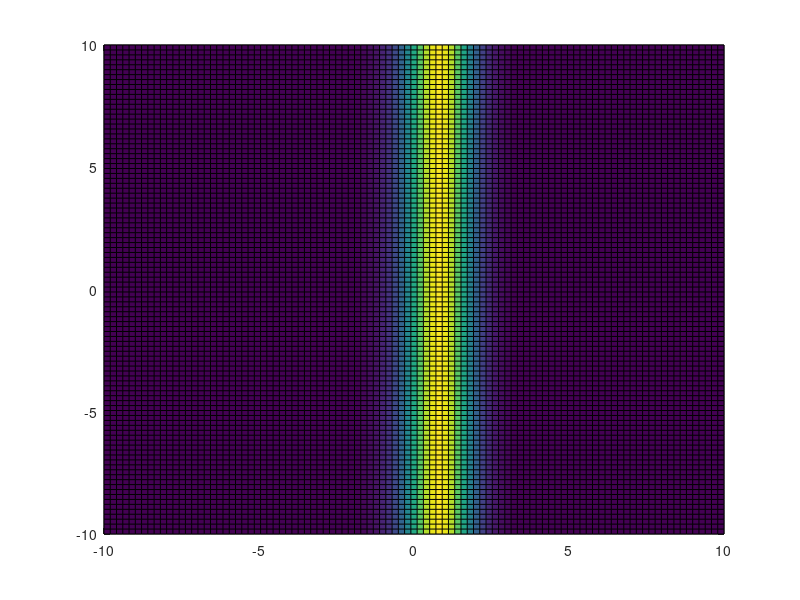

Write MATLAB code to recreate this figure.
%{
@author G. Mizael Mtz. Hdz.
@description Graphics
@version 1.0.0
@date 2017-10-08
%}
date
name='G. Mizael Mtz. Hdz.'
string='Exercise 2.1:';
fprintf('%s\n',string);
x=linspace(sin(2+1), sin(4+1)); %2.1 x data
x=abs(x);                       %2.1 abs(x)
y=sin(x);                       %2.1 y data
plot(x,y);                      %2.1 Graphic
input('Press Any Key to Continue');

string='Exercise 2.2:';
fprintf('%s\n',string);
x=linspace(-pi,pi);                             %2.2 x data
fx=sin(2*x);                                    %2.2 y data
plot(x,fx,'color','red');                       %2.2 Graphic
hold on;                                        %2.2 hold on
x_der=linspace(-pi,pi);                         %2.2 x data (derivative)
fx_der=cos(2*x)*2;                              %2.2 y data (derivative)
plot(x_der,fx_der,'color','blue');              %2.2 Graphic
title('Gráfica de una función y su derivada');  %2.2 title
legend('sin(2x)','2cos(2x)');                   %2.2 legend
hold off;                                       %2.2 hold off
input('Press Any Key to Continue');

string='Exercise 2.3:';
fprintf('%s\n',string);
polar(67,1,'')
input('Press Any Key to Continue');

string='Exercise 2.4:';
fprintf('%s\n',string);
x=linspace(-10,10);                 %2.4 x data
a=2;
b=3;
c=4;
fx=a*(x.^2)+ b*x + c;               %2.4 y data
subplot(2,2,1)                      
plot(x,fx);                         %2.4 1. plot
a=2;
b=2;
c=4;
fx=a*(x.^2)+ b*x + c;
subplot(2,2,2)
plot(x,fx);                         %2.4 2. plot
a=2;
b=0;
c=4;
fx=a*(x.^2)+ b*x + c;
subplot(2,2,3)
plot(x,fx);                         %2.4 3. plot
a=2;
b=-2;
c=4;
fx=a*(x.^2)+ b*x + c;
subplot(2,2,4)
plot(x,fx);                         %2.4 4. plot
input('Press Any Key to Continue');

string='Exercise 2.5:';
fprintf('%s\n',string);
teta=linspace(0,2*pi,1000);
r=1+2*sin(6*teta);
subplot(1,1,1)
polar(teta,r);
input('Press Any Key to Continue');

string='Exercise 2.6:';
fprintf('%s\n',string);
b=1;
p=raylrnd(1,30000,1);
xx=0:01:4;
yy=hist(p,xx);
yy=yy/(30000*0.1)
bar(xx,yy);
y=raylpdf(xx,1);
line(xx,y);
input('Press Any Key to Continue');

string='Exercise 2.7:';
fprintf('%s\n',string);
x=linspace(0,2*pi);                                                                      %2.7 x data
fx=((x).*(x-pi)).*(x-2*pi);                                                              %2.7 origin function
plot(x,fx,'color','blue');
hold on
aprox=(12*sin(x)) + (3*sin(2*x))/2 + (4*sin(3*x))/9 + (3*sin(4*x))/16 + (3*sin(5*x))/125; %2.7 Aprox
plot(x,aprox,'color','red');
hold off;
input('Press Any Key to Continue');


string='Exercise 2.8:';
fprintf('%s\n',string);
x=linspace(-10,10);                 %2.8 x data
y=x;                                %2.8 y data
[X,Y] = meshgrid(x,y);              
Z=100.*(Y-X.^2).^2 + (1-X).^2;      %2.8 z data
plot3(X,Y,Z);    
mesh(X,Y,Z);                        %2.8 graphic =>contour
input('Press Any Key to Continue');

string='Exercise 2.9:';
fprintf('%s\n',string);
x=0;y=0;X=0;Y=0;Z=0;
x=linspace(-10,10);                               %2.9 x data
y=x;                                            %2.9 y data
[X,Y]=meshgrid(x,y);
Z=((X.^2-2*X).^2)*exp(-X.^2 - Y.^2 - X.*Y);
mesh(X,Y,Z);                                    %2.9 graphic: mesh
surf(X,Y,Z);                                    %2.9 graphic: surf
input('Press Any Key to Continue');

string='Exercise 2.10:';
fprintf('%s\n',string);
x=0;y=0;X=0;Y=0;Z=0;
x=linspace(-10,10);                               %2.10 x data
y=x;                                              %2.10 y data
[X,Y]=meshgrid(x,y);
Z=((X.^2-2*X).^2)*exp(-X.^2 - Y.^2 - X.*Y);
waterfall(X,Y,Z);                                 %2.10 graphic: waterfall
pcolor(X,Y,Z);                                    %2.10 graphic: pcolor
input('Press Any Key to Continue');

